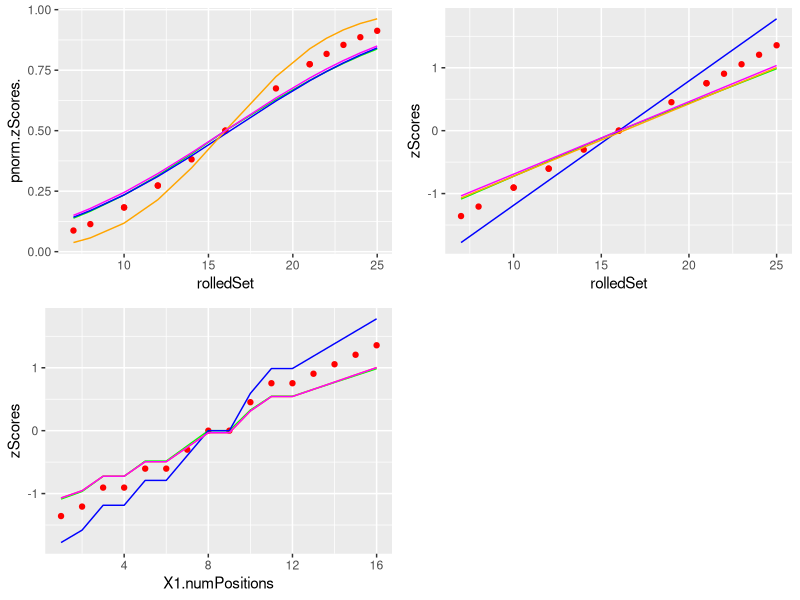

This figure's R source:
library(parallel)
require(ggplot2)
require(gridExtra)
library(crayon)

{
numDice = sample(3:10,1)
dice = c(4,6,8,10,12,20,100)
numPositions = sample(c(50),1)
#numPositions = 100

diceSet = sample(dice,numDice,replace=TRUE)

rolledSet <- sort(unlist(mclapply(1:numPositions, function (x)
  {
  roll <- mclapply(diceSet, function(x)
    {
    rolled <- sample(1:x,1)
    return(rolled)
  })
  return(sum(unlist(roll)))
})))

probs <- c(0, .1, .25, .5, .75, .9, 1)
bowleysSummary <- quantile(rolledSet, probs)

m <-median(rolledSet)

bowleyDeltaMedianSqr <- (bowleysSummary-m)^2

#multiplying by % delta's = dividing by that amount if every value were deviated by median multiplied by that % equivalence (i.e. 1/count)
stratifiedMAD <- sqrt(sum(diff(probs, lag = 1, differences = 1) * c(bowleyDeltaMedianSqr[1:3],bowleyDeltaMedianSqr[5:7])))

zScores <- (rolledSet-m)/stratifiedMAD

lowerAvg <- mean(abs(zScores[zScores<0]))
upperAvg <- mean(zScores[zScores>0])
average <- mean(c(lowerAvg,upperAvg))

expectedQuartile <- abs(qnorm(.25, mean = 0, sd =1))
#factorVal <- expectedQuartile/average
factorVal <- expectedQuartile/average

#Confirmed

#quantile(rnorm(10000000),probs=c(.25))

lowerFactor <- lowerAvg/average*factorVal
upperFactor <- upperAvg/average*factorVal

lower <- which(zScores<0)
upper <- which(zScores>0)

colors <- rainbow(2)

reScaled <- zScores
reScaled[lower] <- zScores[lower]*upperFactor
reScaled[upper] <- zScores[upper]*lowerFactor

mean(zScores)
mean(reScaled)

twentyFivePercent <- m-lowerAvg*stratifiedMAD
seventyFivePercent <- m+upperAvg*stratifiedMAD

cat(blue(paste ("\n","blue 25/75%")))
cat(blue(paste ("\n",twentyFivePercent,seventyFivePercent)))

twentyFivePercentRescaled <- m-expectedQuartile*stratifiedMAD*factorVal
seventyFivePercentRescaled <- m+expectedQuartile*stratifiedMAD*factorVal

m
#linear, but 50% is no longe median, it's close and within 25 to 75%
newMean <- mean(c(twentyFivePercent,seventyFivePercent))
newSdev <- (seventyFivePercent-twentyFivePercent)/(expectedQuartile*2)

newSetZ <- (rolledSet-newMean)/newSdev
newSetP <- pnorm(newSetZ)

#linear, 50% is median/median, 25/75% move a bit
newSdev2 <- ((seventyFivePercent-m)+(m-twentyFivePercent))/(expectedQuartile*2)
newSetZ2 <- (rolledSet-m)/newSdev2
newSetP2 <- pnorm(newSetZ2)

mean(c(twentyFivePercentRescaled,seventyFivePercentRescaled))

#linear, preserves median at 50%
newSdevRescaled <-  (seventyFivePercentRescaled-twentyFivePercentRescaled)/(expectedQuartile*2)
newSetZRescaled <- (rolledSet-m)/newSdevRescaled
newSetPRescaled <- pnorm(newSetZRescaled)

cat(yellow(paste ("\n","orange 25/75%")))
cat(yellow(paste ("\n",twentyFivePercentRescaled,seventyFivePercentRescaled)))

cat(paste("\n","actual","\n"))
print(summary(rolledSet))

df <- data.frame(rolledSet,pnorm(zScores),pnorm(reScaled),newSetP,newSetPRescaled, newSetP2)

plot1 <- ggplot(df, aes(rolledSet)) +                  # basic graphical object
  geom_point(aes(y=pnorm.zScores.), colour="red") +  # first layer
  geom_line(aes(y=pnorm.reScaled.), colour="green") +  # second layer
  geom_line(aes(y=newSetP), colour="blue") + # third layer
  geom_line(aes(y=newSetPRescaled), colour="orange") +  # fourth layer
  geom_line(aes(y=newSetP2), colour="magenta")  # fifth layer

df <- data.frame(rolledSet,zScores,reScaled,newSetZRescaled,newSetZ,newSetZ2)

plot2 <- ggplot(df, aes(rolledSet)) +                  # basic graphical object
  geom_point(aes(y=zScores), colour="red") +  # first layer
  geom_line(aes(y=reScaled), colour="green") + # second layer
  geom_line(aes(y=newSetZRescaled), colour="blue") + # third layer
  geom_line(aes(y=newSetZ), colour="orange") +  # fourth layer
  geom_line(aes(y=newSetZ2), colour="magenta")  # fourth layer

df <- data.frame(1:numPositions,zScores,reScaled,newSetZRescaled,newSetZ)

plot3 <- ggplot(df, aes(X1.numPositions)) +                    # basic graphical object
  geom_point(aes(y=zScores), colour="red") +  # first layer
  geom_line(aes(y=reScaled), colour="green") +  # second layer
  geom_line(aes(y=newSetZRescaled), colour="blue") + # third layer
  geom_line(aes(y=newSetZ), colour="orange") +  # fourth layer
  geom_line(aes(y=newSetZ), colour="magenta")  # fourth layer

grid.arrange(plot1, plot2, plot3, ncol=2, nrow=2)

cat (red(paste ("\n","Red:", "pnorm(ZScores), median 50%, avg !50% linear:","\n", collapse="")))
print(summary(pnorm(zScores)))
print(summary(zScores))

cat (green(paste ("\n","Green:", "pnorm(reScaled), median 50%, avg 50% nonlinear:","\n", collapse="")))
print(summary(pnorm(reScaled)))
print(summary(reScaled))

cat (blue(paste ("\n","Blue:", "newSetP, median ~50%, avg 50%, linear:","\n", collapse="")))
print(summary(newSetP))
print(summary(newSetZ))

cat (yellow(paste ( "\n","Orange:","newSetPRescaled, median 50%, avg !50%, linear:", "\n", collapse="")))
print(summary(newSetPRescaled))
print(summary(newSetZRescaled))

cat (magenta(paste ( "\n","magenta:","newSetP2, median 50%, avg 50%, linear:", "\n", collapse="")))
print(summary(newSetP2))
print(summary(newSetZ2))

}
